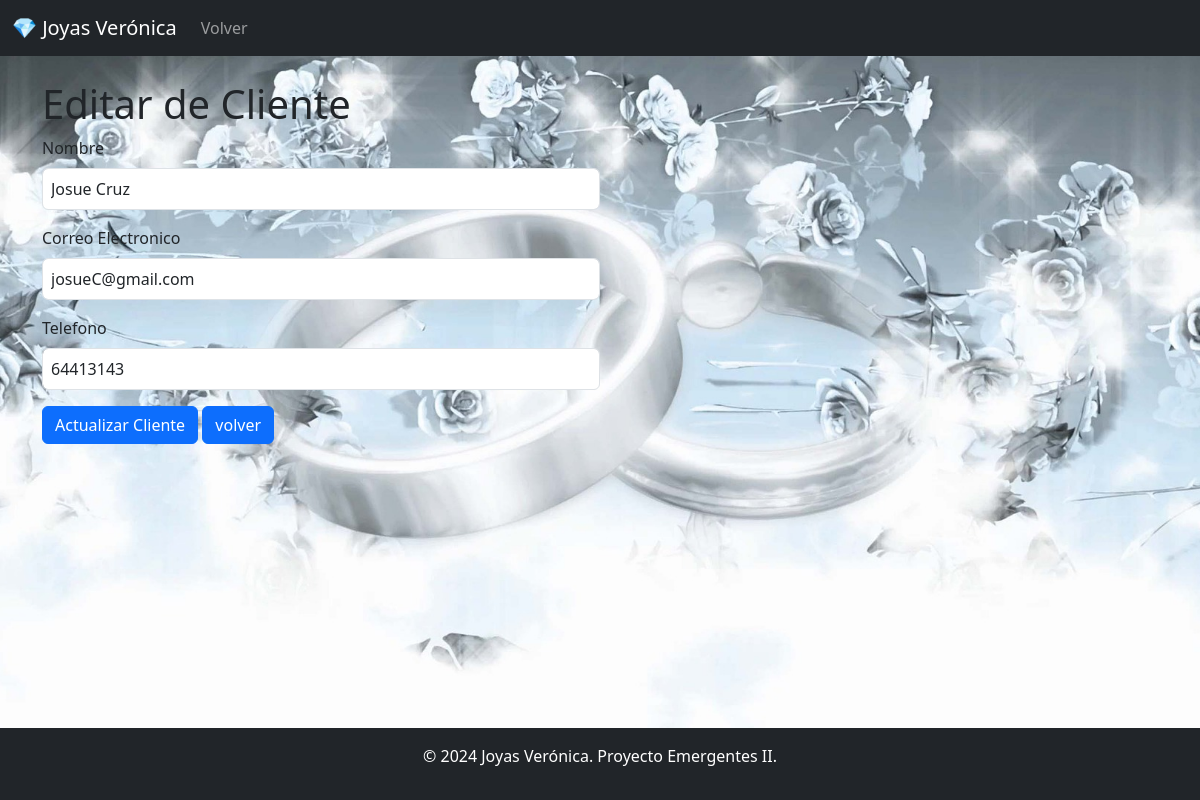
The page /clientes/edit/2 on the database as committed earlier.
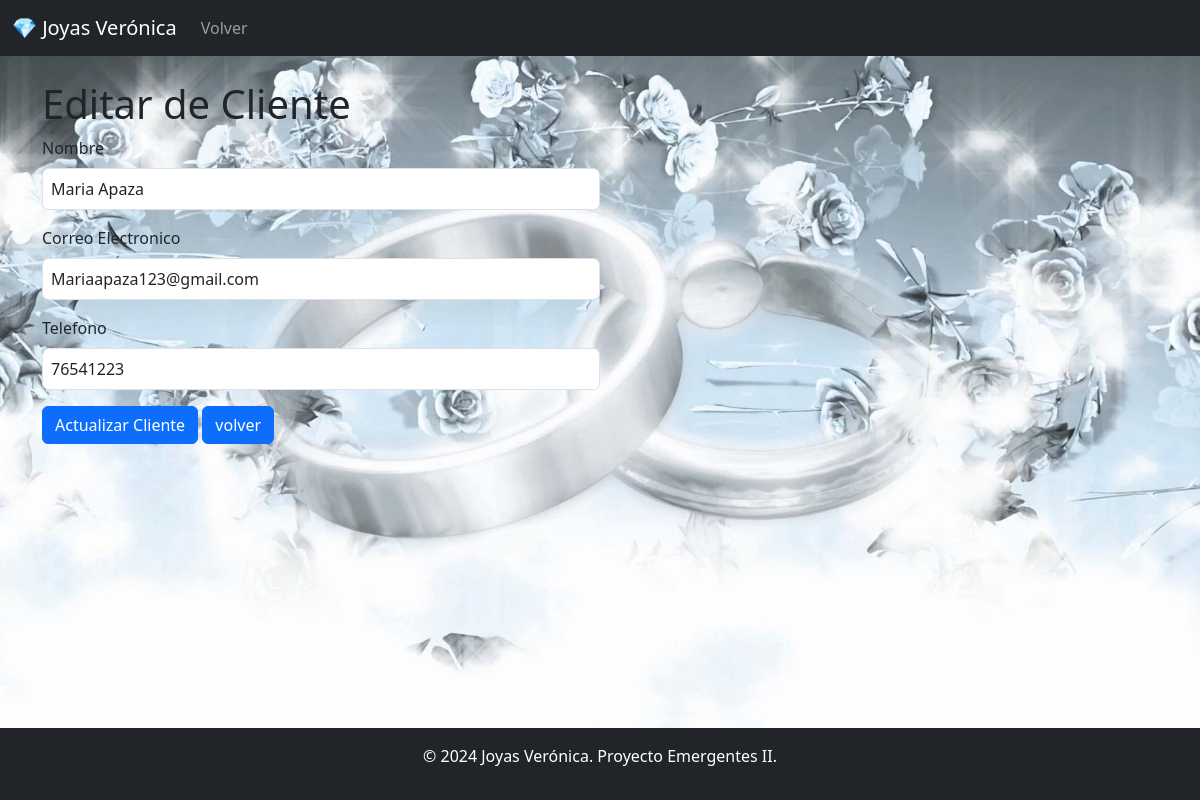
The same page on the database as committed later.
### models/cliente_model.py (models this page shows, shortened)
class Cliente(db.Model):
    __tablename__ = "clientes"
    id = db.Column(db.Integer, primary_key = True)
    nombre = db.Column(db.String(80), nullable = False)
    email = db.Column(db.String(100), nullable = False)
    telefono = db.Column(db.String(20), nullable = False)
    ventas = db.relationship('Venta', back_populates = 'cliente')
    @staticmethod
    def get_by_id(id):
        return Cliente.query.get(id)

### controllers/cliente_controller.py (the view)
@cliente_bp.route("/edit/<int:id>", methods =['GET', 'POST'])
def edit(id):
    cliente = Cliente.get_by_id(id)
    if request.method == 'POST':
        nombre = request.form['nombre']
        email = request.form['email']
        telefono = request.form['telefono']
        cliente.update(nombre = nombre, email= email, telefono= telefono)
        return redirect(url_for('cliente.index'))
    return cliente_views.edit(cliente)

### run.py (called while the page is built)
@app.context_processor
def inject_active_path():
    def is_active(path):
        return 'active' if request.path == path else ''
    return dict(is_active=is_active)

@app.context_processor
def inject_role():
    role = session.get("role", None)  # Obtén el rol de la sesión, o None si no existe
    return dict(role=role)

### views/cliente_views.py (called while the page is built)
def edit(cliente):
    return render_template('clientes/edit.html', cliente= cliente)

### templates/clientes/edit.html (shortened to what this page needs)
{% extends  'base.html' %}
{% block content %}
<h1>Editar de Cliente</h1>
<form action="{{url_for('cliente.edit', id=cliente.id)}}" method="POST">
    <div class="mb-3">
        <label for="" class="form-label">Nombre</label>
        <input type="text"  class="form-control" name="nombre" value="{{cliente.nombre}}" required>
    </div>
    <div class="mb-3">
        <label for="" class="form-label">Correo Electronico</label>
        <input type="email"  class="form-control" name="email" value="{{cliente.email}}" required>
    </div>
    <div class="mb-3">
        <label for="" class="form-label">Telefono</label>
        <input type="number"  class="form-control" name="telefono" value="{{cliente.telefono}}" required>
    </div>
    <button type="submit"  class="btn btn-primary">Actualizar Cliente</button>
    <a href="/clientes" class="btn btn-primary">volver</a>
</form>
{% endblock %}

Rows that differ between the two databases and show on the page:
changed Cliente: nombre "Josue Cruz" → "Maria Apaza"; email "josueC@gmail.com" → "Mariaapaza123@gmail.com"; telefono "64413143" → "76541223"
